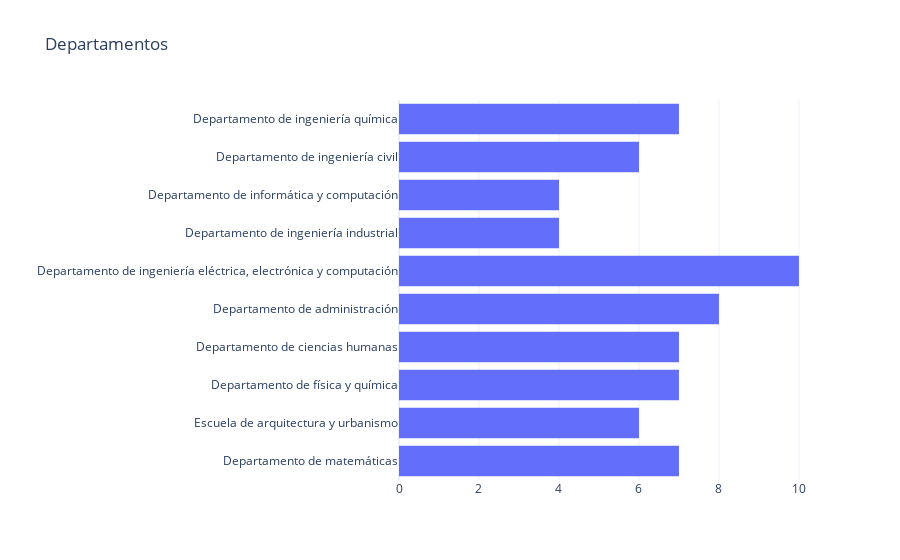

Source (notebook cell):
### Code cell
config = {
    'labels': {'departamento': '',
               'sub_ocde': 'Subáreas',
               'count': ''
              },
     'height': 500,
     'title':'Departamentos',
     'template': 'plotly_white',
}

if faculty != 'All':
    g = groups.loc[groups['facultad'] == faculty]
else:
    g = groups

fig = px.histogram(g, y='departamento', orientation='h', barmode='group', **config)
fig.update_layout(xaxis_title='')
fig.update_traces(hoverinfo='none', hovertemplate = '')
fig.show()

### Figure 1 — Plotly figure (JSON) as saved in the notebook; plotly's stock layout.template omitted (floating-point values rounded to 4 significant figures)
{"data": [{"alignmentgroup": "True", "bingroup": "y", "hoverinfo": "none", "hovertemplate": "", "legendgroup": "", "marker": {"color": "#636efa", "pattern": {"shape": ""}}, "name": "", "offsetgroup": "", "orientation": "h", "showlegend": false, "type": "histogram", "xaxis": "x", "y": ["Departamento de matemáticas", "Departamento de matemáticas", "Escuela de arquitectura y urbanismo", "Escuela de arquitectura y urbanismo", "Escuela de arquitectura y urbanismo", "Escuela de arquitectura y urbanismo", "Departamento de física y química", "Departamento de física y química", "Departamento de matemáticas", "Departamento de ciencias humanas", "Departamento de administración", "Departamento de ingeniería eléctrica, electrónica y computación", "Departamento de ingeniería eléctrica, electrónica y computación", "Departamento de administración", "Departamento de administración", "Departamento de ingeniería industrial", "Departamento de física y química", "Departamento de informática y computación", "Departamento de ingeniería eléctrica, electrónica y computación", "Departamento de ciencias humanas", "Departamento de ciencias humanas", "Departamento de ingeniería industrial", "Departamento de administración", "Departamento de administración", "Departamento de administración", "Departamento de informática y computación", "Departamento de administración", "Departamento de ingeniería civil", "Departamento de ciencias humanas", "Departamento de ingeniería industrial", "Departamento de ingeniería eléctrica, electrónica y computación", "Departamento de física y química", "Departamento de ingeniería química", "Departamento de ingeniería química", "Departamento de ingeniería química", "Departamento de ingeniería eléctrica, electrónica y computación", "Departamento de matemáticas", "Departamento de ingeniería química", "Departamento de ingeniería eléctrica, electrónica y computación", "Departamento de matemáticas", "Departamento de administración", "Escuela de arquitectura y urbanismo", "Escuela de arquitectura y urbanismo", "Departamento de informática y computación", "Departamento de ingeniería química", "Departamento de ingeniería civil", "Departamento de ingeniería eléctrica, electrónica y computación", "Departamento de ciencias humanas", "Departamento de ingeniería civil", "Departamento de ingeniería industrial", "Departamento de matemáticas", "Departamento de física y química", "Departamento de física y química", "Departamento de ingeniería civil", "Departamento de ingeniería civil", "Departamento de ingeniería civil", "Departamento de matemáticas", "Departamento de ciencias humanas", "Departamento de ingeniería eléctrica, electrónica y computación", "Departamento de ingeniería química", "Departamento de ingeniería química", "Departamento de ingeniería eléctrica, electrónica y computación", "Departamento de física y química", "Departamento de ingeniería eléctrica, electrónica y computación", "Departamento de informática y computación", "Departamento de ciencias humanas"], "yaxis": "y"}], "layout": {"autosize": true, "barmode": "group", "legend": {"tracegroupgap": 0}, "title": {"text": "Departamentos"}, "xaxis": {"anchor": "y", "autorange": true, "domain": [0, 1], "range": [0, 10.53], "title": {"text": ""}}, "yaxis": {"anchor": "x", "autorange": true, "domain": [0, 1], "range": [-0.5, 9.5], "title": {"text": ""}, "type": "category"}}}
